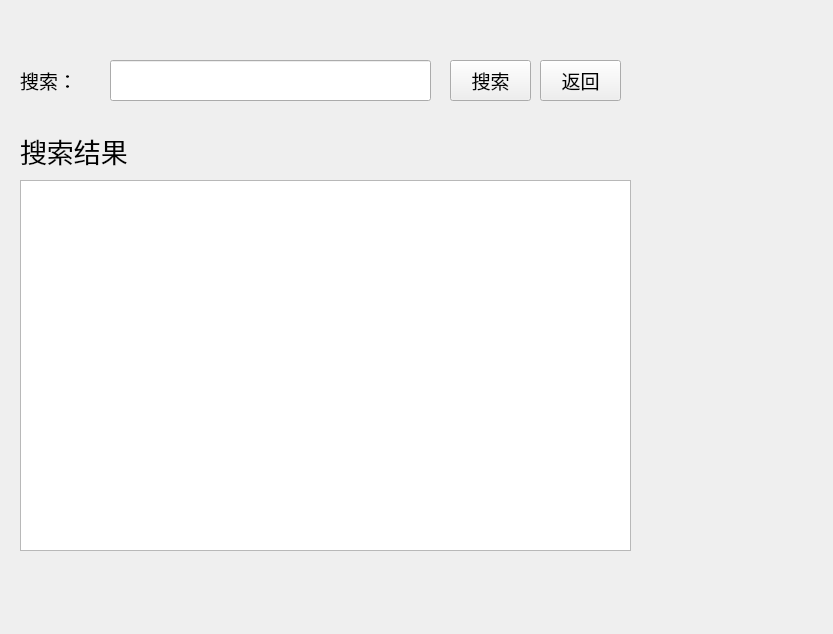
<?xml version="1.0" encoding="UTF-8"?>
<ui version="4.0">
 <class>Form</class>
 <widget class="QWidget" name="Form">
  <property name="geometry">
   <rect>
    <x>0</x>
    <y>0</y>
    <width>833</width>
    <height>634</height>
   </rect>
  </property>
  <property name="windowTitle">
   <string>Form</string>
  </property>
  <widget class="QStackedWidget" name="stackedWidget">
   <property name="geometry">
    <rect>
     <x>0</x>
     <y>0</y>
     <width>661</width>
     <height>561</height>
    </rect>
   </property>
   <property name="currentIndex">
    <number>0</number>
   </property>
   <widget class="QWidget" name="page_main">
    <widget class="QLabel" name="label_time">
     <property name="geometry">
      <rect>
       <x>460</x>
       <y>10</y>
       <width>201</width>
       <height>21</height>
      </rect>
     </property>
     <property name="font">
      <font>
       <pointsize>14</pointsize>
      </font>
     </property>
     <property name="text">
      <string/>
     </property>
    </widget>
    <widget class="QLineEdit" name="lineEdit_search">
     <property name="geometry">
      <rect>
       <x>110</x>
       <y>60</y>
       <width>321</width>
       <height>41</height>
      </rect>
     </property>
     <property name="font">
      <font>
       <family>Arial</family>
       <pointsize>14</pointsize>
      </font>
     </property>
    </widget>
    <widget class="QLabel" name="label">
     <property name="geometry">
      <rect>
       <x>20</x>
       <y>60</y>
       <width>71</width>
       <height>41</height>
      </rect>
     </property>
     <property name="font">
      <font>
       <family>Arial</family>
       <pointsize>14</pointsize>
      </font>
     </property>
     <property name="text">
      <string>搜索：</string>
     </property>
     <property name="textFormat">
      <enum>Qt::PlainText</enum>
     </property>
    </widget>
    <widget class="QPushButton" name="pushButton_search">
     <property name="geometry">
      <rect>
       <x>450</x>
       <y>60</y>
       <width>81</width>
       <height>41</height>
      </rect>
     </property>
     <property name="font">
      <font>
       <pointsize>14</pointsize>
      </font>
     </property>
     <property name="text">
      <string>搜索</string>
     </property>
    </widget>
    <widget class="QStackedWidget" name="stackedWidget_select">
     <property name="geometry">
      <rect>
       <x>20</x>
       <y>130</y>
       <width>621</width>
       <height>421</height>
      </rect>
     </property>
     <property name="currentIndex">
      <number>1</number>
     </property>
     <widget class="QWidget" name="page_hotpot">
      <widget class="QListWidget" name="listWidget_hotpotarticles">
       <property name="geometry">
        <rect>
         <x>0</x>
         <y>50</y>
         <width>611</width>
         <height>371</height>
        </rect>
       </property>
      </widget>
      <widget class="QLabel" name="label_hotpotarticles">
       <property name="geometry">
        <rect>
         <x>0</x>
         <y>0</y>
         <width>601</width>
         <height>41</height>
        </rect>
       </property>
       <property name="font">
        <font>
         <pointsize>20</pointsize>
        </font>
       </property>
       <property name="layoutDirection">
        <enum>Qt::LeftToRight</enum>
       </property>
       <property name="text">
        <string>热点文章</string>
       </property>
      </widget>
     </widget>
     <widget class="QWidget" name="page_">
      <widget class="QLabel" name="label_serachresult">
       <property name="geometry">
        <rect>
         <x>0</x>
         <y>0</y>
         <width>601</width>
         <height>41</height>
        </rect>
       </property>
       <property name="font">
        <font>
         <pointsize>20</pointsize>
        </font>
       </property>
       <property name="layoutDirection">
        <enum>Qt::LeftToRight</enum>
       </property>
       <property name="text">
        <string>搜索结果</string>
       </property>
      </widget>
      <widget class="QListWidget" name="listWidget_serachresult">
       <property name="geometry">
        <rect>
         <x>0</x>
         <y>50</y>
         <width>611</width>
         <height>371</height>
        </rect>
       </property>
      </widget>
     </widget>
    </widget>
    <widget class="QPushButton" name="pushButton_return">
     <property name="geometry">
      <rect>
       <x>540</x>
       <y>60</y>
       <width>81</width>
       <height>41</height>
      </rect>
     </property>
     <property name="font">
      <font>
       <pointsize>14</pointsize>
      </font>
     </property>
     <property name="text">
      <string>返回</string>
     </property>
    </widget>
   </widget>
  </widget>
 </widget>
 <resources/>
 <connections/>
</ui>
